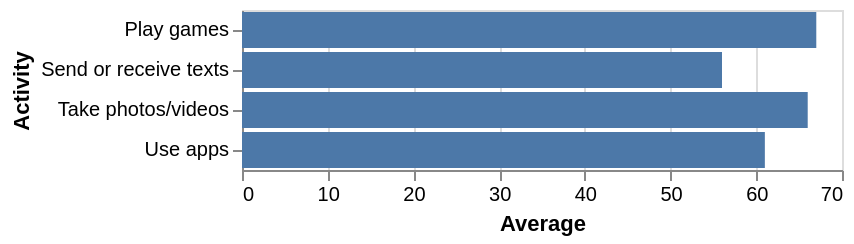

The specification (Vega-Lite) saved for this image:
### Vega-Lite specification from a JSON file in a GitHub repository (floating-point values rounded to 4 significant figures)
{"$schema": "https://vega.github.io/schema/vega-lite/v5.json", "data": {"values": [{"Activity": "Play games", "Average": 67}, {"Activity": "Use apps", "Average": 61}, {"Activity": "Take photos/videos", "Average": 66}, {"Activity": "Send or receive texts", "Average": 56}]}, "mark": "bar", "encoding": {"x": {"field": "Average", "type": "quantitative"}, "y": {"field": "Activity", "type": "nominal"}}}
